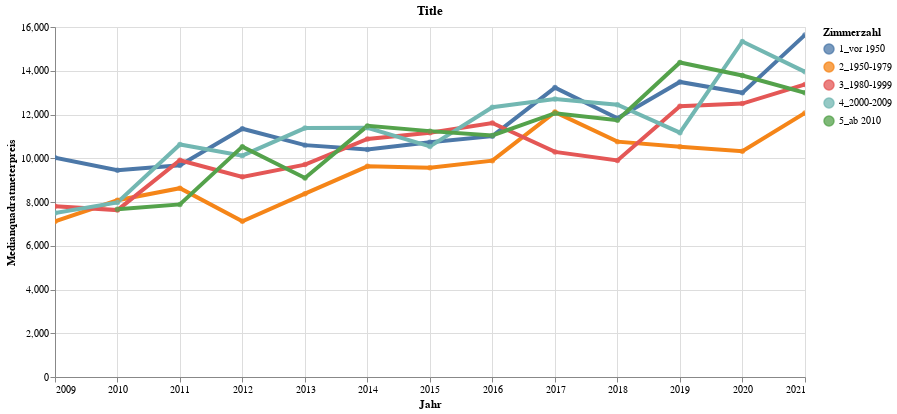

Notebook source saved alongside this figure:
### Code cell
highlight = alt.selection(type='single', on='mouseover', fields=['Bauperiode'], nearest=True)
#x='date:StichtagDatJahr',
base = alt.Chart(data2betested.reset_index().query('Anzahl_HAE != "1–3"'), title="Title").encode(
    x=alt.X('Jahr', axis=alt.Axis(title='Jahr'))# , axis=alt.Axis(format='%', title='percentage')
    , y=alt.X('Medianqmp', axis=alt.Axis(title='Medianquadratmeterpreis'))
    , color=alt.Color('Bauperiode', legend=alt.Legend(title="Zimmerzahl", orient="right"))  
    ,tooltip=['Jahr', 'Bauperiode','Medianqmp','Anzahl_HAE']    
)
points = base.mark_circle().encode(
    opacity=alt.value(0.75)
).add_selection(
    highlight
).properties(
    width=750 , height=350
)
lines = base.mark_line().encode(
    size=alt.condition(~highlight, alt.value(0.5), alt.value(4))
).interactive()

lines + points

### Figure 1 — Vega-Lite specification as saved in the notebook (floating-point values rounded to 4 significant figures)
{"config": {"view": {"continuousWidth": 400, "continuousHeight": 300}}, "layer": [{"mark": "line", "encoding": {"color": {"type": "nominal", "field": "Bauperiode", "legend": {"orient": "right", "title": "Zimmerzahl"}}, "size": {"condition": {"value": 0.5, "selection": {"not": "selector001"}}, "value": 4}, "tooltip": [{"type": "temporal", "field": "Jahr"}, {"type": "nominal", "field": "Bauperiode"}, {"type": "quantitative", "field": "Medianqmp"}, {"type": "quantitative", "field": "Anzahl_HAE"}], "x": {"type": "temporal", "axis": {"title": "Jahr"}, "field": "Jahr"}, "y": {"type": "quantitative", "axis": {"title": "Medianquadratmeterpreis"}, "field": "Medianqmp"}}, "selection": {"selector002": {"type": "interval", "bind": "scales", "encodings": ["x", "y"]}}, "title": "Title"}, {"mark": "circle", "encoding": {"color": {"type": "nominal", "field": "Bauperiode", "legend": {"orient": "right", "title": "Zimmerzahl"}}, "opacity": {"value": 0.75}, "tooltip": [{"type": "temporal", "field": "Jahr"}, {"type": "nominal", "field": "Bauperiode"}, {"type": "quantitative", "field": "Medianqmp"}, {"type": "quantitative", "field": "Anzahl_HAE"}], "x": {"type": "temporal", "axis": {"title": "Jahr"}, "field": "Jahr"}, "y": {"type": "quantitative", "axis": {"title": "Medianquadratmeterpreis"}, "field": "Medianqmp"}}, "height": 350, "selection": {"selector001": {"type": "single", "on": "mouseover", "fields": ["Bauperiode"], "nearest": true}}, "title": "Title", "width": 750}], "data": {"name": "data-14cf80e4ac7f949ea59a498813fa360a"}, "$schema": "https://vega.github.io/schema/vega-lite/v4.8.1.json", "datasets": {"data-14cf80e4ac7f949ea59a498813fa360a": [{"Jahr": "2009-01-01T00:00:00", "Bauperiode": "1_vor 1950", "Medianqmp": 10020, "Anzahl_HAE": 105}, {"Jahr": "2009-01-01T00:00:00", "Bauperiode": "2_1950-1979", "Medianqmp": 7110, "Anzahl_HAE": 140}, {"Jahr": "2009-01-01T00:00:00", "Bauperiode": "3_1980-1999", "Medianqmp": 7810, "Anzahl_HAE": 87}, {"Jahr": "2009-01-01T00:00:00", "Bauperiode": "4_2000-2009", "Medianqmp": 7500, "Anzahl_HAE": 259}, {"Jahr": "2010-01-01T00:00:00", "Bauperiode": "1_vor 1950", "Medianqmp": 9450, "Anzahl_HAE": 120}, {"Jahr": "2010-01-01T00:00:00", "Bauperiode": "2_1950-1979", "Medianqmp": 8080, "Anzahl_HAE": 113}, {"Jahr": "2010-01-01T00:00:00", "Bauperiode": "3_1980-1999", "Medianqmp": 7630, "Anzahl_HAE": 76}, {"Jahr": "2010-01-01T00:00:00", "Bauperiode": "4_2000-2009", "Medianqmp": 7980, "Anzahl_HAE": 164}, {"Jahr": "2010-01-01T00:00:00", "Bauperiode": "5_ab 2010", "Medianqmp": 7670, "Anzahl_HAE": 269}, {"Jahr": "2011-01-01T00:00:00", "Bauperiode": "1_vor 1950", "Medianqmp": 9680, "Anzahl_HAE": 128}, {"Jahr": "2011-01-01T00:00:00", "Bauperiode": "2_1950-1979", "Medianqmp": 8630, "Anzahl_HAE": 116}, {"Jahr": "2011-01-01T00:00:00", "Bauperiode": "3_1980-1999", "Medianqmp": 9910, "Anzahl_HAE": 57}, {"Jahr": "2011-01-01T00:00:00", "Bauperiode": "4_2000-2009", "Medianqmp": 10630, "Anzahl_HAE": 48}, {"Jahr": "2011-01-01T00:00:00", "Bauperiode": "5_ab 2010", "Medianqmp": 7890, "Anzahl_HAE": 218}, {"Jahr": "2012-01-01T00:00:00", "Bauperiode": "1_vor 1950", "Medianqmp": 11350, "Anzahl_HAE": 82}, {"Jahr": "2012-01-01T00:00:00", "Bauperiode": "2_1950-1979", "Medianqmp": 7120, "Anzahl_HAE": 100}, {"Jahr": "2012-01-01T00:00:00", "Bauperiode": "3_1980-1999", "Medianqmp": 9150, "Anzahl_HAE": 80}, {"Jahr": "2012-01-01T00:00:00", "Bauperiode": "4_2000-2009", "Medianqmp": 10120, "Anzahl_HAE": 42}, {"Jahr": "2012-01-01T00:00:00", "Bauperiode": "5_ab 2010", "Medianqmp": 10530, "Anzahl_HAE": 190}, {"Jahr": "2013-01-01T00:00:00", "Bauperiode": "1_vor 1950", "Medianqmp": 10600, "Anzahl_HAE": 90}, {"Jahr": "2013-01-01T00:00:00", "Bauperiode": "2_1950-1979", "Medianqmp": 8380, "Anzahl_HAE": 71}, {"Jahr": "2013-01-01T00:00:00", "Bauperiode": "3_1980-1999", "Medianqmp": 9710, "Anzahl_HAE": 47}, {"Jahr": "2013-01-01T00:00:00", "Bauperiode": "4_2000-2009", "Medianqmp": 11380, "Anzahl_HAE": 32}, {"Jahr": "2013-01-01T00:00:00", "Bauperiode": "5_ab 2010", "Medianqmp": 9100, "Anzahl_HAE": 280}, {"Jahr": "2014-01-01T00:00:00", "Bauperiode": "1_vor 1950", "Medianqmp": 10400, "Anzahl_HAE": 94}, {"Jahr": "2014-01-01T00:00:00", "Bauperiode": "2_1950-1979", "Medianqmp": 9630, "Anzahl_HAE": 134}, {"Jahr": "2014-01-01T00:00:00", "Bauperiode": "3_1980-1999", "Medianqmp": 10880, "Anzahl_HAE": 51}, {"Jahr": "2014-01-01T00:00:00", "Bauperiode": "4_2000-2009", "Medianqmp": 11390, "Anzahl_HAE": 63}, {"Jahr": "2014-01-01T00:00:00", "Bauperiode": "5_ab 2010", "Medianqmp": 11480, "Anzahl_HAE": 336}, {"Jahr": "2015-01-01T00:00:00", "Bauperiode": "1_vor 1950", "Medianqmp": 10730, "Anzahl_HAE": 111}, {"Jahr": "2015-01-01T00:00:00", "Bauperiode": "2_1950-1979", "Medianqmp": 9570, "Anzahl_HAE": 111}, {"Jahr": "2015-01-01T00:00:00", "Bauperiode": "3_1980-1999", "Medianqmp": 11170, "Anzahl_HAE": 64}, {"Jahr": "2015-01-01T00:00:00", "Bauperiode": "4_2000-2009", "Medianqmp": 10540, "Anzahl_HAE": 47}, {"Jahr": "2015-01-01T00:00:00", "Bauperiode": "5_ab 2010", "Medianqmp": 11240, "Anzahl_HAE": 517}, {"Jahr": "2016-01-01T00:00:00", "Bauperiode": "1_vor 1950", "Medianqmp": 11010, "Anzahl_HAE": 105}, {"Jahr": "2016-01-01T00:00:00", "Bauperiode": "2_1950-1979", "Medianqmp": 9890, "Anzahl_HAE": 113}, {"Jahr": "2016-01-01T00:00:00", "Bauperiode": "3_1980-1999", "Medianqmp": 11610, "Anzahl_HAE": 45}, {"Jahr": "2016-01-01T00:00:00", "Bauperiode": "4_2000-2009", "Medianqmp": 12330, "Anzahl_HAE": 49}, {"Jahr": "2016-01-01T00:00:00", "Bauperiode": "5_ab 2010", "Medianqmp": 11040, "Anzahl_HAE": 360}, {"Jahr": "2017-01-01T00:00:00", "Bauperiode": "1_vor 1950", "Medianqmp": 13230, "Anzahl_HAE": 90}, {"Jahr": "2017-01-01T00:00:00", "Bauperiode": "2_1950-1979", "Medianqmp": 12110, "Anzahl_HAE": 118}, {"Jahr": "2017-01-01T00:00:00", "Bauperiode": "3_1980-1999", "Medianqmp": 10290, "Anzahl_HAE": 44}, {"Jahr": "2017-01-01T00:00:00", "Bauperiode": "4_2000-2009", "Medianqmp": 12710, "Anzahl_HAE": 41}, {"Jahr": "2017-01-01T00:00:00", "Bauperiode": "5_ab 2010", "Medianqmp": 12060, "Anzahl_HAE": 253}, {"Jahr": "2018-01-01T00:00:00", "Bauperiode": "1_vor 1950", "Medianqmp": 11830, "Anzahl_HAE": 94}, {"Jahr": "2018-01-01T00:00:00", "Bauperiode": "2_1950-1979", "Medianqmp": 10760, "Anzahl_HAE": 91}, {"Jahr": "2018-01-01T00:00:00", "Bauperiode": "3_1980-1999", "Medianqmp": 9900, "Anzahl_HAE": 49}, {"Jahr": "2018-01-01T00:00:00", "Bauperiode": "4_2000-2009", "Medianqmp": 12450, "Anzahl_HAE": 46}, {"Jahr": "2018-01-01T00:00:00", "Bauperiode": "5_ab 2010", "Medianqmp": 11740, "Anzahl_HAE": 304}, {"Jahr": "2019-01-01T00:00:00", "Bauperiode": "1_vor 1950", "Medianqmp": 13490, "Anzahl_HAE": 74}, {"Jahr": "2019-01-01T00:00:00", "Bauperiode": "2_1950-1979", "Medianqmp": 10530, "Anzahl_HAE": 99}, {"Jahr": "2019-01-01T00:00:00", "Bauperiode": "3_1980-1999", "Medianqmp": 12380, "Anzahl_HAE": 55}, {"Jahr": "2019-01-01T00:00:00", "Bauperiode": "4_2000-2009", "Medianqmp": 11170, "Anzahl_HAE": 40}, {"Jahr": "2019-01-01T00:00:00", "Bauperiode": "5_ab 2010", "Medianqmp": 14380, "Anzahl_HAE": 180}, {"Jahr": "2020-01-01T00:00:00", "Bauperiode": "1_vor 1950", "Medianqmp": 12990, "Anzahl_HAE": 126}, {"Jahr": "2020-01-01T00:00:00", "Bauperiode": "2_1950-1979", "Medianqmp": 10320, "Anzahl_HAE": 116}, {"Jahr": "2020-01-01T00:00:00", "Bauperiode": "3_1980-1999", "Medianqmp": 12500, "Anzahl_HAE": 49}, {"Jahr": "2020-01-01T00:00:00", "Bauperiode": "4_2000-2009", "Medianqmp": 15340, "Anzahl_HAE": 45}, {"Jahr": "2020-01-01T00:00:00", "Bauperiode": "5_ab 2010", "Medianqmp": 13780, "Anzahl_HAE": 217}, {"Jahr": "2021-01-01T00:00:00", "Bauperiode": "1_vor 1950", "Medianqmp": 15640, "Anzahl_HAE": 105}, {"Jahr": "2021-01-01T00:00:00", "Bauperiode": "2_1950-1979", "Medianqmp": 12070, "Anzahl_HAE": 178}, {"Jahr": "2021-01-01T00:00:00", "Bauperiode": "3_1980-1999", "Medianqmp": 13370, "Anzahl_HAE": 63}, {"Jahr": "2021-01-01T00:00:00", "Bauperiode": "4_2000-2009", "Medianqmp": 13950, "Anzahl_HAE": 34}, {"Jahr": "2021-01-01T00:00:00", "Bauperiode": "5_ab 2010", "Medianqmp": 12990, "Anzahl_HAE": 440}]}}
